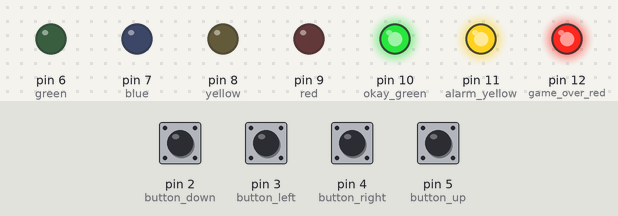
The sketch below on a simulated Arduino Uno, built with avr-gcc and run on an emulated ATmega328P. Shown: output pins drawn as LEDs (lit = HIGH). Inputs (shaded band) come from the test bench; at power-on: pin 2 (button_down), pin 3 (button_left), pin 4 (button_right), pin 5 (button_up) HIGH.

Above: at 1.2 s.
1.3 s: pin 2 (button_down) pulled LOW for 0.15 s
At 1.4 s:
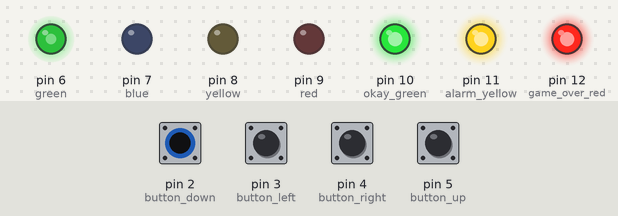
3.0 s: pin 5 (button_up) pulled LOW for 0.15 s
At 3.5 s:
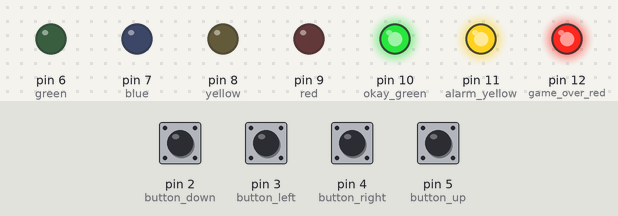
4.7 s: pin 3 (button_left) pulled LOW for 0.15 s
At 4.8 s:
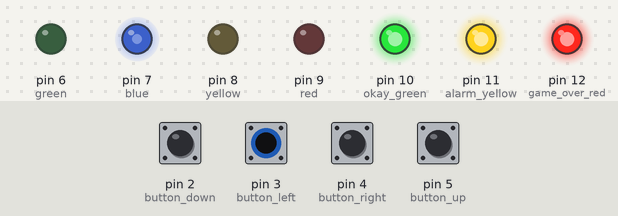
6.4 s: pin 4 (button_right) pulled LOW for 0.15 s
At 6.5 s:
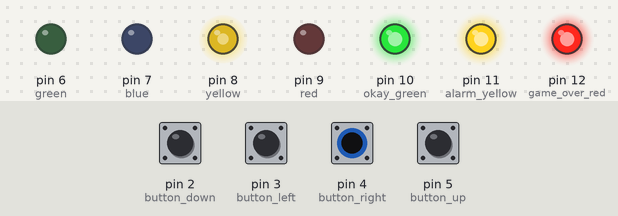
8.1 s: pin 2 (button_down) pulled LOW for 1 s
At 9.5 s:
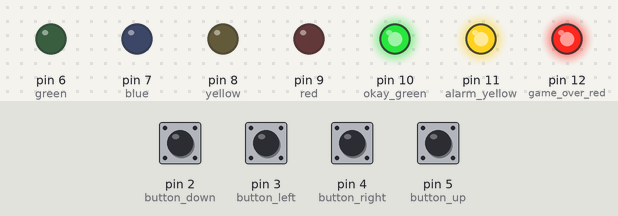
10.6 s: pin 3 (button_left) pulled LOW for 1 s
At 11.4 s:
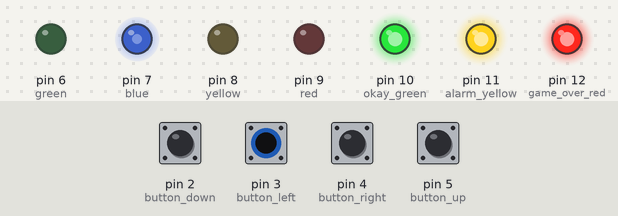
Timing chart, 0 to 13.6 s (numbered marks = the images above; inputs shaded):
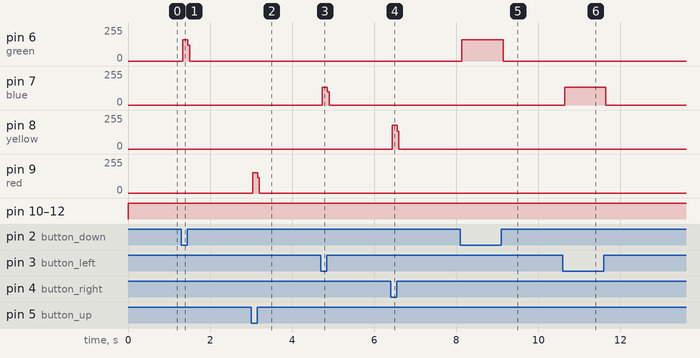

The sketch:

09HitTheButton__Alpha_0.1.ino
```cpp
int game_over_red = 12;
int alarm_yellow = 11;
int okay_green = 10;

int green = 6;
int blue = 7;
int yellow = 8;
int red = 9;

int button_down = 2;
int button_left = 3;
int button_right = 4;
int button_up = 5;

void setup() {
  pinMode(game_over_red, OUTPUT);
  pinMode(alarm_yellow, OUTPUT);
  pinMode(okay_green, OUTPUT);

  pinMode(green, OUTPUT);
  pinMode(blue, OUTPUT);
  pinMode(yellow, OUTPUT);
  pinMode(red, OUTPUT);

  pinMode(button_down, INPUT_PULLUP);
  pinMode(button_left, INPUT_PULLUP);
  pinMode(button_right, INPUT_PULLUP);
  pinMode(button_up, INPUT_PULLUP);
}

void loop() {
  digitalWrite(game_over_red, 1);
  digitalWrite(alarm_yellow, 1);
  digitalWrite(okay_green, 1);

  digitalWrite(green, 0);
  digitalWrite(blue, 0);
  digitalWrite(yellow, 0);
  digitalWrite(red, 0);


  if(digitalRead(button_down) == LOW) {
    digitalWrite(green, 1);
  }

  if(digitalRead(button_right) == LOW) {
    digitalWrite(yellow, 1);
  }

  if(digitalRead(button_left) == LOW) {
    digitalWrite(blue, 1);
  }

  if(digitalRead(button_up) == LOW) {
    digitalWrite(red, 1);
  }
}
```

Measured:
- after the input at 1.3 s, pin 6 (green): 0/255 → 158/255 at once, → 0/255 0.12 s later
- after the input at 3.0 s, pin 9 (red): 0/255 → 151/255 at once, → 0/255 0.12 s later
- after the input at 4.7 s, pin 7 (blue): 0/255 → 135/255 at once, → 0/255 0.12 s later
- after the input at 6.4 s, pin 8 (yellow): 0/255 → 177/255 at once, → 0/255 0.12 s later
- after the input at 8.1 s, pin 6 (green): 0/255 → 158/255 at once, → 0/255 1.0 s later
- after the input at 10.6 s, pin 7 (blue): 0/255 → 135/255 at once, → 0/255 1.0 s later
